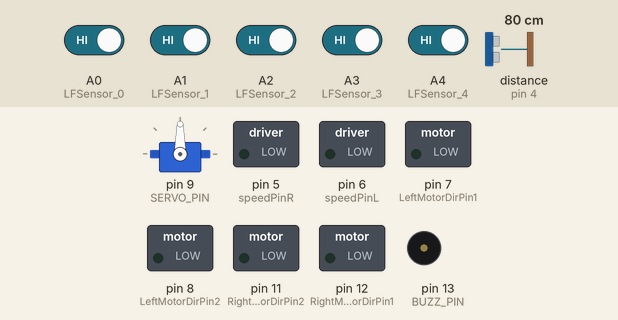
Recording of a sketch running on a simulated Arduino Uno, built with avr-gcc and run on an emulated ATmega328P. Shown: servo, switched loads named in the sketch (green lamp = pin HIGH), buzzer (waves = sounding). Wiring (inferred from the names in the program): ultrasonic range finder: trigger pin 10; echo pin 4. The inputs (shaded band) are chosen by the test bench; at power-on: A0 (LFSensor_0), A1 (LFSensor_1), A2 (LFSensor_2), A3 (LFSensor_3), A4 (LFSensor_4) HIGH, distance to the obstacle (sensor on pin 4) 80 cm. The echo pulse lasts 58.3 µs per cm; pins used as bus, display or sensor lines are not drawn; what the sketch prints to the serial monitor is not drawn.

Above: at 1.2 s.
1.3 s: distance to the obstacle (sensor on pin 4) set to 12 cm
2.8 s: distance to the obstacle (sensor on pin 4) set to 9 cm
At 3.7 s:
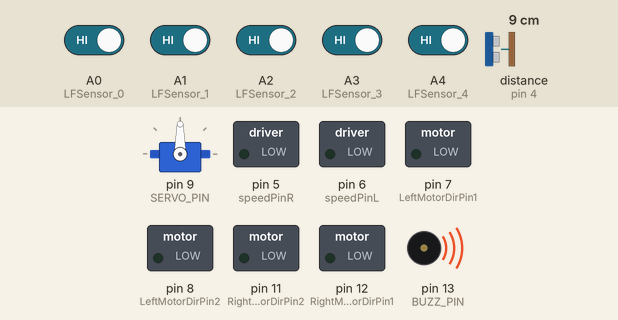
Timing chart, 0 to 5.8 s (numbered marks = the images above; inputs shaded):
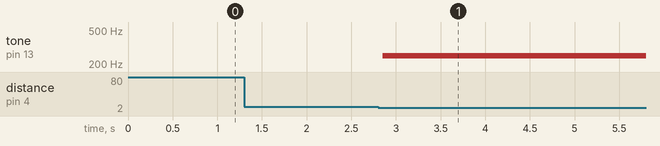

The sketch:

CMPSC_497_Lab_11.ino
```cpp
// This program allows the robot to follow a line as well as detect if an object is in front of it.
// If an object is detected the robot will stop until the object is moved away. The robot will
// also stop if there is no longer a line to follow.

/*Declare L298N Dual H-Bridge Motor Controller directly since there is not a library to load.*/


//Define L298N Dual H-Bridge Motor Controller Pins

#include <Servo.h>

/*From left to right, connect to D3,A1-A3 ,D10*/
#define LFSensor_0 A0  //OLD D3
#define LFSensor_1 A1
#define LFSensor_2 A2
#define LFSensor_3 A3
#define LFSensor_4 A4  //OLD D10

#define FAST_SPEED 250
#define MID_SPEED 200
#define SLOW_SPEED  150
#define speedPinR 5    //  RIGHT PWM pin connect MODEL-X ENA
#define RightMotorDirPin1  12    //Right Motor direction pin 1 to MODEL-X IN1
#define RightMotorDirPin2  11    //Right Motor direction pin 2 to MODEL-X IN2
#define speedPinL 6    // Left PWM pin connect MODEL-X ENB
#define LeftMotorDirPin1  7    //Left Motor direction pin 1 to MODEL-X IN3
#define LeftMotorDirPin2  8   //Left Motor direction pin 1 to MODEL-X IN4
#define SERVO_PIN     9  //servo connect to D9
#define Echo_PIN    4
#define Trig_PIN    10
#define BUZZ_PIN     13

// This all has to do with the sonar and servo motor.
int leftscanval, centerscanval, rightscanval, ldiagonalscanval, rdiagonalscanval;
const int distancelimit = 30; //distance limit for obstacles in front
const int sidedistancelimit = 30; //minimum distance in cm to obstacles at both sides (the car will allow a shorter distance sideways)
int distance;
int numcycles = 0;
const int turntime = 250; //Time the robot spends turning (miliseconds)
const int backtime = 300; //Time the robot spends turning (miliseconds)

int thereis;
Servo head;


/*motor control*/
void go_Advance(void)  //Forward
{
  digitalWrite(RightMotorDirPin1, HIGH);
  digitalWrite(RightMotorDirPin2,LOW);
  digitalWrite(LeftMotorDirPin1,HIGH);
  digitalWrite(LeftMotorDirPin2,LOW);
  analogWrite(speedPinL,200);
  analogWrite(speedPinR,200);
}

void go_Left(int t=0)  //Turn left
{
  digitalWrite(RightMotorDirPin1, HIGH);
  digitalWrite(RightMotorDirPin2,LOW);
  digitalWrite(LeftMotorDirPin1,LOW);
  digitalWrite(LeftMotorDirPin2,HIGH);
  analogWrite(speedPinL,200);
  analogWrite(speedPinR,200);
  delay(t);
}

void go_Right(int t=0)  //Turn right
{
  digitalWrite(RightMotorDirPin1, LOW);
  digitalWrite(RightMotorDirPin2,HIGH);
  digitalWrite(LeftMotorDirPin1,HIGH);
  digitalWrite(LeftMotorDirPin2,LOW);
  analogWrite(speedPinL,200);
  analogWrite(speedPinR,200);
  delay(t);
}

void go_Back(int t=0)  //Reverse
{
  digitalWrite(RightMotorDirPin1, LOW);
  digitalWrite(RightMotorDirPin2,HIGH);
  digitalWrite(LeftMotorDirPin1,LOW);
  digitalWrite(LeftMotorDirPin2,HIGH);
  analogWrite(speedPinL,200);
  analogWrite(speedPinR,200);
  delay(t);
}

void stop_Stop()    //Stop
{
  digitalWrite(RightMotorDirPin1, LOW);
  digitalWrite(RightMotorDirPin2,LOW);
  digitalWrite(LeftMotorDirPin1,LOW);
  digitalWrite(LeftMotorDirPin2,LOW);
}

/*set motor speed */
void set_Motorspeed(int speed_L,int speed_R)
{
  analogWrite(speedPinL,speed_L);
  analogWrite(speedPinR,speed_R);
}

// Turns the buzzer on.
void buzz_ON()   //open buzzer
{

  for(int i=0;i<100;i++)
  {
   digitalWrite(BUZZ_PIN,LOW);
   delay(2);//wait for 1ms
   digitalWrite(BUZZ_PIN,HIGH);
   delay(2);//wait for 1ms
  }

// Turns the buzzer off.
}
void buzz_OFF()  //close buzzer
{
  digitalWrite(BUZZ_PIN, HIGH);

}

// Sets the buzzer on quickly then turns it off.
void alarm(){
   buzz_ON();

   buzz_OFF();
}

/*detection of ultrasonic distance*/
int watch(){
  long echo_distance;
  digitalWrite(Trig_PIN,LOW);
  delayMicroseconds(5);
  digitalWrite(Trig_PIN,HIGH);
  delayMicroseconds(15);
  digitalWrite(Trig_PIN,LOW);
  echo_distance=pulseIn(Echo_PIN,HIGH);
  echo_distance=echo_distance*0.01657; //how far away is the object in cm
  //Serial.println((int)echo_distance);
  return round(echo_distance);
}


void setup()
{

  pinMode(RightMotorDirPin1, OUTPUT);
  pinMode(RightMotorDirPin2, OUTPUT);
  pinMode(speedPinL, OUTPUT);

  pinMode(LeftMotorDirPin1, OUTPUT);
  pinMode(LeftMotorDirPin2, OUTPUT);
  pinMode(speedPinR, OUTPUT);
  stop_Stop();//stop move

  pinMode(BUZZ_PIN, OUTPUT);
  digitalWrite(BUZZ_PIN, HIGH);

  pinMode(Trig_PIN, OUTPUT);
  pinMode(Echo_PIN,INPUT);
  digitalWrite(Trig_PIN,LOW);
  /*init servo*/
  head.attach(SERVO_PIN);
  head.write(90);

  Serial.begin(9600);   // initialize serial for debugging

}

boolean flag=false;
void loop()
{
  auto_tracking();
} //end of loop

char sensor[5];
 /*read sensor value string, 1 stands for black, 0 starnds for white, i.e 10000 means the first sensor(from left) detect black line, other 4 sensors detected white ground */
String read_sensor_values()
{   int sensorvalue=32;
  sensor[0]= !digitalRead(LFSensor_0);

  sensor[1]=!digitalRead(LFSensor_1);

  sensor[2]=!digitalRead(LFSensor_2);

  sensor[3]=!digitalRead(LFSensor_3);

  sensor[4]=!digitalRead(LFSensor_4);
  sensorvalue +=sensor[0]*16+sensor[1]*8+sensor[2]*4+sensor[3]*2+sensor[4];

  String senstr= String(sensorvalue,BIN);
  senstr=senstr.substring(1,6);


  return senstr;
}

void auto_tracking(){
 String sensorval= read_sensor_values();
  Serial.println(sensorval);

  // This makes sure there is no object in front of the robot.
  if (watch() < 10) {
    stop_Stop();
    alarm();
  }

  else {
    if (   sensorval=="10000" ) {
      //The black line is in the left of the car, need  left turn
      go_Left();  //Turn left
      set_Motorspeed(FAST_SPEED,FAST_SPEED);
    }

    if (sensorval=="10100"  || sensorval=="01000" || sensorval=="01100" || sensorval=="11100"  || sensorval=="10010" || sensorval == "00100" || sensorval=="11010") {
      go_Advance();  //Turn slight left
      set_Motorspeed(0,FAST_SPEED);
    }

    if (    sensorval=="00001"  ){ //The black line is  on the right of the car, need  right turn
      go_Right();  //Turn right
      set_Motorspeed(FAST_SPEED,FAST_SPEED);
    }

    if (sensorval=="00011" || sensorval=="00010"  || sensorval=="00101" || sensorval=="00110" || sensorval=="00111" || sensorval=="01101" || sensorval=="01111"   || sensorval=="01011"  || sensorval=="01001")
    {
      go_Advance();  //Turn slight right
      set_Motorspeed( FAST_SPEED,0);
    }

    // Stops if no line is encountered.
    if (sensorval == "00000") {
      stop_Stop();
      set_Motorspeed(0, 0);
    }

    if (sensorval=="11111"){
      stop_Stop();   //The car front touch stop line, need stop
      set_Motorspeed(0,0);
    }

    // This slight delay gives the robot time to detect the different inputs.
    delay(90);

  }

}
```

Measured:
- the behaviour switches between 11 and 10 cm on distance to the obstacle (sensor on pin 4) (found by bisection; images 0 and 1)
- after the input at 1.3 s, every drawn part: stays the same
- after the input at 2.8 s, tone on pin 13 (BUZZ_PIN): silent → 249 Hz after 0.05 s
